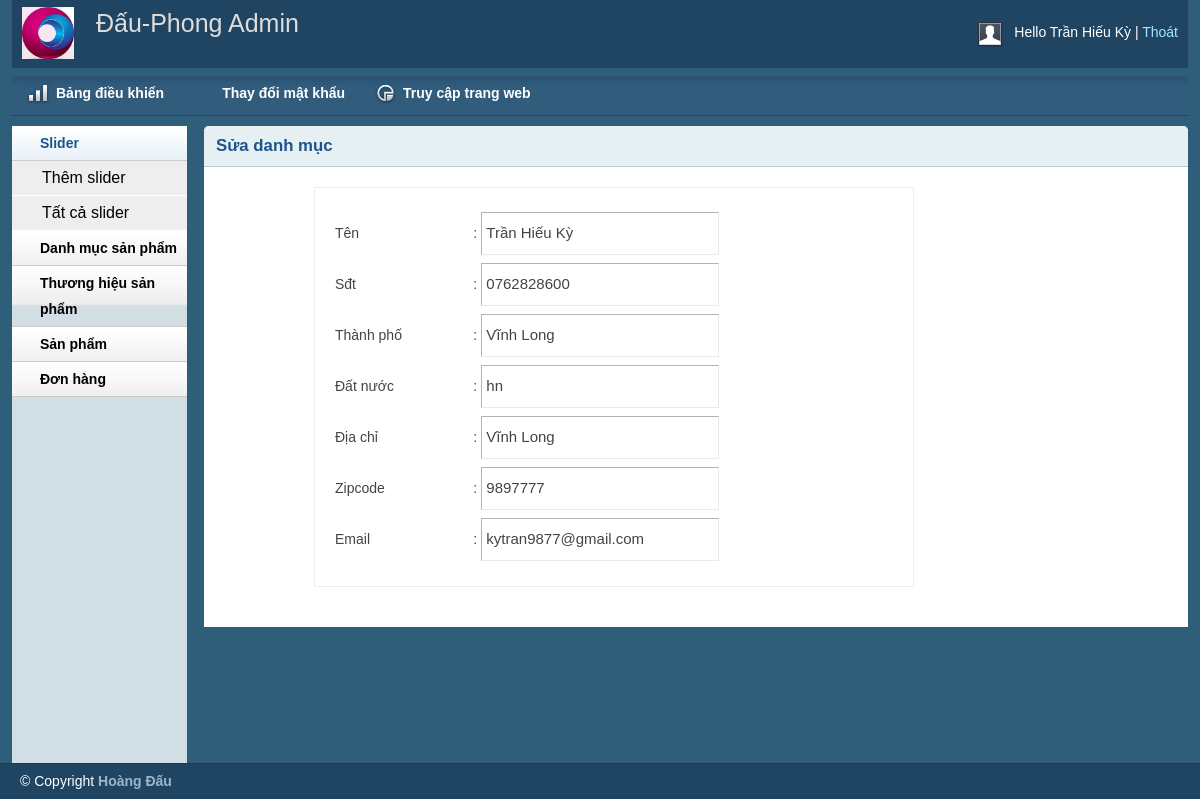
Screenshot of /admin/customer.php?customerid=6 (signed in) with the database file from the repository.
### tables this page shows
CREATE TABLE `tbl_customer` (
  `id` int(11) NOT NULL,
  `name` varchar(255) NOT NULL,
  `address` varchar(255) NOT NULL,
  `city` varchar(30) NOT NULL,
  `country` varchar(30) NOT NULL,
  `zipcode` varchar(30) NOT NULL,
  `phone` varchar(30) NOT NULL,
  `email` varchar(50) NOT NULL,
  `password` varchar(255) NOT NULL
);

### lib/database.php (called while the page is built, shortened)
<?php
Class Database{
   public $host   = DB_HOST;
   public $user   = DB_USER;
   public $pass   = DB_PASS;
   public $dbname = DB_NAME;
   public $link;
private function connectDB(){
   $this->link = new mysqli($this->host, $this->user, $this->pass,
    $this->dbname);
 }
public function select($query){
  $result = $this->link->query($query) or
   die($this->link->error.__LINE__);
  if($result->num_rows > 0){
    return $result;
  } else {
    return false;
  }
 }
}

### classes/customer.php (called while the page is built, shortened)
<?php
	$filepath = realpath(dirname(__FILE__));
	include_once ($filepath.'/../lib/database.php');
?>
<?php
	class customer
	{
		private $db;
		public function __construct()
		{
			$this->db = new Database();
		}
		public function show_customers($id){
			$query = "SELECT * FROM tbl_customer WHERE id='$id'";
			$result = $this->db->select($query);
			return $result;
		}
	}
?>

### admin/customer.php (the view, shortened to what this page needs)
<?php include 'inc/header.php';?>
<?php include 'inc/sidebar.php';?>
<?php
$filepath = realpath(dirname(__FILE__));
include_once ($filepath.'/../classes/customer.php');
 ?>
<?php
    if(!isset($_GET['customerid']) || $_GET['customerid']==NULL){
       echo "<script>window.location ='inbox.php'</script>";
    }else{
         $id = $_GET['customerid'];
    }
     $cs = new customer();
?>
        <div class="grid_10">
            <div class="box round first grid">
                <h2>Sửa danh mục</h2>
               <div class="block copyblock">
                <?php
                    $get_customer = $cs->show_customers($id);
                    if($get_customer){
                        while($result = $get_customer->fetch_assoc()){
                ?>
                 <form action="" method="post">
                    <table class="form">
                        <tr>
                            <td>Tên</td>
                            <td>:</td>
                            <td>
                                <input type="text" readonly="readonly" value="<?php echo $result['name'] ?>" name="catName" class="medium" />
                            </td>
                        </tr>
                        <tr>
                            <td>Sđt</td>
                            <td>:</td>
                            <td>
                                <input type="text" readonly="readonly" value="<?php echo $result['phone'] ?>" name="catName" class="medium" />
                            </td>
                        </tr>
                        <tr>
                            <td>Thành phố</td>
                            <td>:</td>
                            <td>
                                <input type="text" readonly="readonly" value="<?php echo $result['city'] ?>" name="catName" class="medium" />
                            </td>
                        </tr>
                        <tr>
                            <td>Đất nước</td>
                            <td>:</td>
                            <td>
                                <input type="text" readonly="readonly" value="<?php echo $result['country'] ?>" name="catName" class="medium" />
                            </td>
                        </tr>
                         <tr>
                            <td>Địa chỉ</td>
                            <td>:</td>
                            <td>
                                <input type="text" readonly="readonly" value="<?php echo $result['address'] ?>" name="catName" class="medium" />
                            </td>
                        </tr>
                        <tr>
                            <td>Zipcode</td>
                            <td>:</td>
                            <td>
                                <input type="text" readonly="readonly" value="<?php echo $result['zipcode'] ?>" name="catName" class="medium" />
                            </td>
                        </tr>
                        <tr>
                            <td>Email</td>
                            <td>:</td>
                            <td>
                                <input type="text" readonly="readonly" value="<?php echo $result['email'] ?>" name="catName" class="medium" />
                            </td>
                        </tr>
                    </table>
                </form>
                <?php
                }
            }
                ?>
                </div>
            </div>
        </div>
<?php include 'inc/footer.php';?>

### admin/css/layout.css (style rules this page uses)
body { background: #fff none repeat scroll 0 0; color: #444; font-size: 14px; padding: 0; }
h1, h2, h3, h4, h5, h6 { line-height:1.2em; margin-bottom:.3em; }
h2 { margin-top:1em; }
.box { background:#fff; margin-bottom:20px; padding:10px 10px 10px 10px; margin-left:-8px; }
.box.grid { padding-bottom:40px; }
.box.round { -moz-border-radius: 5px 5px 0px 0px; -webkit-border-radius: 5px 5px 0px 0px; border-radius: 5px 5px 0px 0px; }
.box h2 { font-size:1.2em; font-weight:bold; color:#1B548D; background:#E6F0F3; margin:-10px -10px 0 -10px; padding:10px 12px; border-bottom:1px solid #B3CBD6; -moz-border-radius: 5px 5px 0px 0px; -webkit-border-radius: 5px 5px 0px 0px; border-radius: 5px 5px 0px 0px; }
.box.first { min-height: 406px; }
.block { padding-top:20px; }
.copyblock { border: 1px solid #e6f0f3; line-height: 32px; margin-left: 100px; margin-top: 20px; padding-left: 20px; width: 600px; }
table.form { width:100%; }
table.form td { padding:4px 0px; }
table.form input, table.form select { font-size: 15px; padding: 4px 4px 5px 4px; border-top: 1px solid #b3b3b3; border-left: 1px solid #b3b3b3; border-right: 1px solid #eaeaea; border-bottom: 1px solid #eaeaea; }
input.medium { width: 55%; }
.block { padding-bottom:1px; }

### rows the page displays
tbl_customer: catName "Trần Hiếu Kỳ", catName "0762828600", catName "Vĩnh Long", catName "hn", catName "9897777", catName "kytran9877@gmail.com"

### other values shown
Session::get('adminName') "Trần Hiếu Kỳ"
